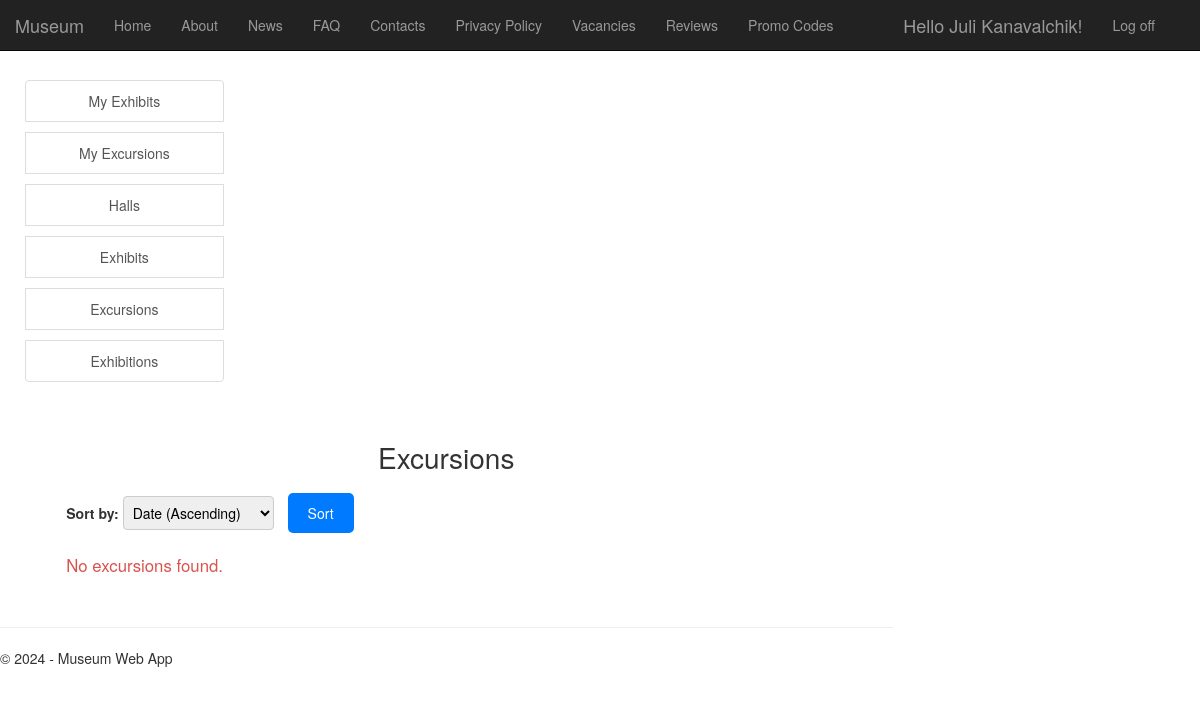
/all_excursions/ (signed in), run on an earlier commit of the app's database.
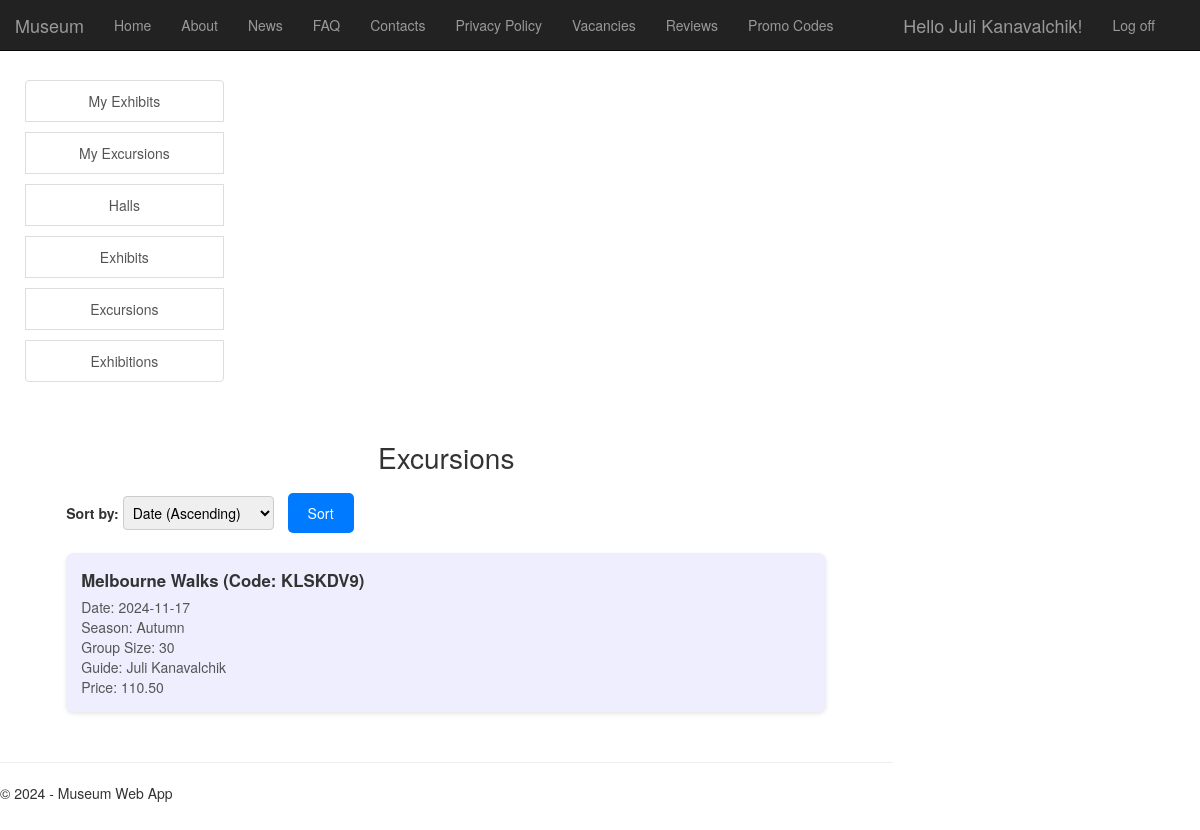
And on a later commit of the database.
### app/models.py (models this page shows, shortened)
class Excursion(models.Model):
    code = models.CharField(max_length=10, unique=True)
    name = models.CharField(max_length=200)
    date = models.DateField()
    season = models.CharField(max_length=10, choices=[('summer', 'Summer'), ('autumn', 'Autumn'), ('winter', 'Winter'), ('spring', 'Spring')])
    group_size = models.IntegerField()
    guide = models.ForeignKey(Employee, on_delete=models.SET_NULL, null=True, blank=True)
    price = models.DecimalField(max_digits=10, decimal_places=2)

class Employee(models.Model):
    user = models.OneToOneField(User, on_delete=models.CASCADE)
    first_name = models.CharField(max_length=100, default='')
    last_name = models.CharField(max_length=100, default='')
    phone = models.CharField(max_length=15)
    position = models.ForeignKey(Position, on_delete=models.CASCADE)
    hall = models.ForeignKey(Hall, on_delete=models.CASCADE, null=True, blank=True)
    photo = models.ImageField(upload_to='contact/', blank=True, null=True)
    email = models.EmailField(null=True, blank=True)
    def __str__(self):
        return self.first_name + ' ' + self.last_name

### app/views.py (the view)
# urls.py: re_path(r'^all_excursions/$', views.all_excursions, name='all_excursions'),
def all_excursions(request):
    current_date = timezone.now().date()
    excursions = Excursion.objects.filter(date__gte=current_date)
    sort_by = request.GET.get('sort_by', None)
    if sort_by == 'date_asc':
        excursions = excursions.order_by('date')
    elif sort_by == 'date_desc':
        excursions = excursions.order_by('-date')
    elif sort_by == 'name_asc':
        excursions = excursions.order_by('name')
    elif sort_by == 'name_desc':
        excursions = excursions.order_by('-name')
    elif sort_by == 'price_asc':
        excursions = excursions.order_by('price')
    elif sort_by == 'price_desc':
        excursions = excursions.order_by('-price')
    if request.user.is_authenticated:
        try:
            employee = Employee.objects.get(user=request.user)
            is_employee = True
        except Employee.DoesNotExist:
            is_employee = False
    else:
        is_employee = False
    return render(
        request,
        'app/all_excursions.html',
        {
            'title': 'Excursions',
            'is_employee': is_employee,
            'excursions': excursions,
            'sort_by' : sort_by,
            'year': datetime.now().year,
        }
    )

### app/templates/app/all_excursions.html (shortened to what this page needs)
{% extends "app/layout.html" %}
{% block content %}
<div class="container" style="max-width: 800px; margin: 0 auto; padding: 20px;">
    <h1 style="text-align: center; font-size: 2em; margin-bottom: 20px;">Excursions</h1>
    <div style="margin-bottom: 20px;">
        <form method="GET" action="{% url 'all_excursions' %}">
            <label for="sort_by">Sort by:</label>
            <select id="sort_by" name="sort_by" style="padding: 5px; border-radius: 4px; border: 1px solid #ccc;">
                <option value="date_asc" {% if sort_by == 'date_asc' %}selected{% endif %}>Date (Ascending)</option>
            </select>
            <button type="submit" style="padding: 10px 20px; background-color: #007BFF; color: white; border: none; border-radius: 5px; margin-left: 10px;">Sort</button>
        </form>
    </div>
    {% if excursions %}
    <ul style="list-style: none; padding: 0;">
        {% for excursion in excursions %}
        <form action="{% url 'purchase_ticket_excursion' excursion.id %}" method="POST">
        <li style="background-color: #eef; margin-bottom: 10px; padding: 15px; border-radius: 8px; box-shadow: 0 2px 4px rgba(0, 0, 0, 0.1);">
            <div style="font-size: 1.2em; font-weight: bold; margin-bottom: 5px;">
                {{ excursion.name }} (Code: {{ excursion.code }})
            </div>
            <div style="font-size: 1em; color: #555;">Date: {{ excursion.date|date:"Y-m-d" }}</div>
            <div style="font-size: 1em; color: #555;">Season: {{ excursion.get_season_display }}</div>
            <div style="font-size: 1em; color: #555;">Group Size: {{ excursion.group_size }}</div>
            <div style="font-size: 1em; color: #555;">Guide: {{ excursion.guide }}</div>
            <div style="font-size: 1em; color: #555;">Price: {{ excursion.price }}</div>
        </li>
        </form>
        {% endfor %}
    </ul>
    {% else %}
    <p style="margin-top: 20px; font-size: 1.2em; color: #d9534f;">No excursions found.</p>
    {% endif %}
</div>
{% endblock %}

What changed in the data, as far as the page shows it:
added Excursion: name "Melbourne Walks", code "KLSKDV9", date "2024-11-17", season "Autumn", group_size "30", guide "Juli Kanavalchik", price "110.50"
Also different on the page:
text no longer shown: "No excursions found."
